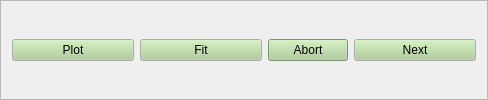
    <widget class="QFrame" name="frame">
     <property name="frameShape">
      <enum>QFrame::StyledPanel</enum>
     </property>
     <property name="frameShadow">
      <enum>QFrame::Raised</enum>
     </property>
     <layout class="QHBoxLayout" name="horizontalLayout">
      <item>
       <widget class="QPushButton" name="pushButton_plot">
        <property name="enabled">
         <bool>true</bool>
        </property>
        <property name="sizePolicy">
         <sizepolicy hsizetype="Expanding" vsizetype="Fixed">
          <horstretch>0</horstretch>
          <verstretch>0</verstretch>
         </sizepolicy>
        </property>
        <property name="minimumSize">
         <size>
          <width>122</width>
          <height>0</height>
         </size>
        </property>
        <property name="maximumSize">
         <size>
          <width>100000</width>
          <height>16777215</height>
         </size>
        </property>
        <property name="palette">
         <palette>
          <active>
           <colorrole role="Button">
            <brush brushstyle="SolidPattern">
             <color alpha="255">
              <red>171</red>
              <green>204</green>
              <blue>150</blue>
             </color>
            </brush>
           </colorrole>
          </active>
          <inactive>
           <colorrole role="Button">
            <brush brushstyle="SolidPattern">
             <color alpha="255">
              <red>171</red>
              <green>204</green>
              <blue>150</blue>
             </color>
            </brush>
           </colorrole>
          </inactive>
          <disabled>
           <colorrole role="Button">
            <brush brushstyle="SolidPattern">
             <color alpha="255">
              <red>171</red>
              <green>204</green>
              <blue>150</blue>
             </color>
            </brush>
           </colorrole>
          </disabled>
         </palette>
        </property>
        <property name="toolTip">
         <string>Click here to view/create data</string>
        </property>
        <property name="text">
         <string>Plot</string>
        </property>
        <property name="shortcut">
         <string/>
        </property>
       </widget>
      </item>
      <item>
       <widget class="QPushButton" name="pushButton_start">
        <property name="sizePolicy">
         <sizepolicy hsizetype="Expanding" vsizetype="Fixed">
          <horstretch>0</horstretch>
          <verstretch>0</verstretch>
         </sizepolicy>
        </property>
        <property name="minimumSize">
         <size>
          <width>122</width>
          <height>0</height>
         </size>
        </property>
        <property name="palette">
         <palette>
          <active>
           <colorrole role="Button">
            <brush brushstyle="SolidPattern">
             <color alpha="255">
              <red>171</red>
              <green>204</green>
              <blue>150</blue>
             </color>
            </brush>
           </colorrole>
          </active>
          <inactive>
           <colorrole role="Button">
            <brush brushstyle="SolidPattern">
             <color alpha="255">
              <red>171</red>
              <green>204</green>
              <blue>150</blue>
             </color>
            </brush>
           </colorrole>
          </inactive>
          <disabled>
           <colorrole role="Button">
            <brush brushstyle="SolidPattern">
             <color alpha="255">
              <red>171</red>
              <green>204</green>
              <blue>150</blue>
             </color>
            </brush>
           </colorrole>
          </disabled>
         </palette>
        </property>
        <property name="text">
         <string>Fit</string>
        </property>
       </widget>
      </item>
      <item>
       <widget class="QPushButton" name="pushButton_abort">
        <property name="sizePolicy">
         <sizepolicy hsizetype="Expanding" vsizetype="Fixed">
          <horstretch>0</horstretch>
          <verstretch>0</verstretch>
         </sizepolicy>
        </property>
        <property name="palette">
         <palette>
          <active>
           <colorrole role="WindowText">
            <brush brushstyle="SolidPattern">
             <color alpha="255">
              <red>0</red>
              <green>0</green>
              <blue>0</blue>
             </color>
            </brush>
           </colorrole>
           <colorrole role="Button">
            <brush brushstyle="SolidPattern">
             <color alpha="255">
              <red>171</red>
              <green>204</green>
              <blue>150</blue>
             </color>
            </brush>
           </colorrole>
           <colorrole role="Light">
            <brush brushstyle="SolidPattern">
             <color alpha="255">
              <red>245</red>
              <green>255</green>
              <blue>239</blue>
             </color>
            </brush>
           </colorrole>
           <colorrole role="Midlight">
            <brush brushstyle="SolidPattern">
             <color alpha="255">
              <red>208</red>
              <green>229</green>
              <blue>194</blue>
             </color>
            </brush>
           </colorrole>
           <colorrole role="Dark">
            <brush brushstyle="SolidPattern">
             <color alpha="255">
              <red>85</red>
              <green>102</green>
              <blue>75</blue>
             </color>
            </brush>
           </colorrole>
           <colorrole role="Mid">
            <brush brushstyle="SolidPattern">
             <color alpha="255">
              <red>114</red>
              <green>136</green>
              <blue>100</blue>
             </color>
            </brush>
           </colorrole>
           <colorrole role="Text">
            <brush brushstyle="SolidPattern">
             <color alpha="255">
              <red>0</red>
              <green>0</green>
              <blue>0</blue>
             </color>
            </brush>
           </colorrole>
           <colorrole role="BrightText">
            <brush brushstyle="SolidPattern">
             <color alpha="255">
              <red>255</red>
              <green>255</green>
              <blue>255</blue>
             </color>
            </brush>
           </colorrole>
           <colorrole role="ButtonText">
            <brush brushstyle="SolidPattern">
             <color alpha="255">
              <red>0</red>
              <green>0</green>
              <blue>0</blue>
             </color>
            </brush>
           </colorrole>
           <colorrole role="Base">
            <brush brushstyle="SolidPattern">
             <color alpha="255">
              <red>255</red>
              <green>255</green>
              <blue>255</blue>
             </color>
            </brush>
           </colorrole>
           <colorrole role="Window">
            <brush brushstyle="SolidPattern">
             <color alpha="255">
              <red>171</red>
              <green>204</green>
              <blue>150</blue>
             </color>
            </brush>
           </colorrole>
           <colorrole role="Shadow">
            <brush brushstyle="SolidPattern">
             <color alpha="255">
              <red>0</red>
              <green>0</green>
              <blue>0</blue>
             </color>
            </brush>
           </colorrole>
           <colorrole role="AlternateBase">
            <brush brushstyle="SolidPattern">
             <color alpha="255">
              <red>213</red>
              <green>229</green>
              <blue>202</blue>
             </color>
            </brush>
           </colorrole>
           <colorrole role="ToolTipBase">
            <brush brushstyle="SolidPattern">
             <color alpha="255">
              <red>255</red>
              <green>255</green>
              <blue>220</blue>
             </color>
            </brush>
           </colorrole>
           <colorrole role="ToolTipText">
            <brush brushstyle="SolidPattern">
             <color alpha="255">
              <red>0</red>
              <green>0</green>
              <blue>0</blue>
             </color>
            </brush>
           </colorrole>
          </active>
          <inactive>
           <colorrole role="WindowText">
            <brush brushstyle="SolidPattern">
             <color alpha="255">
              <red>0</red>
              <green>0</green>
              <blue>0</blue>
             </color>
            </brush>
           </colorrole>
           <colorrole role="Button">
            <brush brushstyle="SolidPattern">
             <color alpha="255">
              <red>171</red>
              <green>204</green>
              <blue>150</blue>
             </color>
            </brush>
           </colorrole>
           <colorrole role="Light">
            <brush brushstyle="SolidPattern">
             <color alpha="255">
              <red>245</red>
              <green>255</green>
              <blue>239</blue>
             </color>
            </brush>
           </colorrole>
           <colorrole role="Midlight">
            <brush brushstyle="SolidPattern">
             <color alpha="255">
              <red>208</red>
              <green>229</green>
              <blue>194</blue>
             </color>
            </brush>
           </colorrole>
           <colorrole role="Dark">
            <brush brushstyle="SolidPattern">
             <color alpha="255">
              <red>85</red>
              <green>102</green>
              <blue>75</blue>
             </color>
            </brush>
           </colorrole>
           <colorrole role="Mid">
            <brush brushstyle="SolidPattern">
             <color alpha="255">
              <red>114</red>
              <green>136</green>
              <blue>100</blue>
             </color>
            </brush>
           </colorrole>
           <colorrole role="Text">
            <brush brushstyle="SolidPattern">
             <color alpha="255">
              <red>0</red>
              <green>0</green>
              <blue>0</blue>
             </color>
            </brush>
           </colorrole>
           <colorrole role="BrightText">
            <brush brushstyle="SolidPattern">
             <color alpha="255">
              <red>255</red>
              <green>255</green>
              <blue>255</blue>
             </color>
            </brush>
           </colorrole>
           <colorrole role="ButtonText">
            <brush brushstyle="SolidPattern">
             <color alpha="255">
              <red>0</red>
              <green>0</green>
              <blue>0</blue>
             </color>
            </brush>
           </colorrole>
           <colorrole role="Base">
            <brush brushstyle="SolidPattern">
             <color alpha="255">
              <red>255</red>
              <green>255</green>
              <blue>255</blue>
             </color>
            </brush>
           </colorrole>
           <colorrole role="Window">
            <brush brushstyle="SolidPattern">
             <color alpha="255">
              <red>171</red>
              <green>204</green>
              <blue>150</blue>
             </color>
            </brush>
           </colorrole>
           <colorrole role="Shadow">
            <brush brushstyle="SolidPattern">
             <color alpha="255">
              <red>0</red>
              <green>0</green>
              <blue>0</blue>
             </color>
            </brush>
           </colorrole>
           <colorrole role="AlternateBase">
            <brush brushstyle="SolidPattern">
             <color alpha="255">
              <red>213</red>
              <green>229</green>
              <blue>202</blue>
             </color>
            </brush>
           </colorrole>
           <colorrole role="ToolTipBase">
            <brush brushstyle="SolidPattern">
             <color alpha="255">
              <red>255</red>
              <green>255</green>
              <blue>220</blue>
             </color>
            </brush>
           </colorrole>
           <colorrole role="ToolTipText">
            <brush brushstyle="SolidPattern">
             <color alpha="255">
              <red>0</red>
              <green>0</green>
              <blue>0</blue>
             </color>
            </brush>
           </colorrole>
          </inactive>
          <disabled>
           <colorrole role="WindowText">
            <brush brushstyle="SolidPattern">
             <color alpha="255">
              <red>85</red>
              <green>102</green>
              <blue>75</blue>
             </color>
            </brush>
           </colorrole>
           <colorrole role="Button">
            <brush brushstyle="SolidPattern">
             <color alpha="255">
              <red>171</red>
              <green>204</green>
              <blue>150</blue>
             </color>
            </brush>
           </colorrole>
           <colorrole role="Light">
            <brush brushstyle="SolidPattern">
             <color alpha="255">
              <red>245</red>
              <green>255</green>
              <blue>239</blue>
             </color>
            </brush>
           </colorrole>
           <colorrole role="Midlight">
            <brush brushstyle="SolidPattern">
             <color alpha="255">
              <red>208</red>
              <green>229</green>
              <blue>194</blue>
             </color>
            </brush>
           </colorrole>
           <colorrole role="Dark">
            <brush brushstyle="SolidPattern">
             <color alpha="255">
              <red>85</red>
              <green>102</green>
              <blue>75</blue>
             </color>
            </brush>
           </colorrole>
           <colorrole role="Mid">
            <brush brushstyle="SolidPattern">
             <color alpha="255">
              <red>114</red>
              <green>136</green>
              <blue>100</blue>
             </color>
            </brush>
           </colorrole>
           <colorrole role="Text">
            <brush brushstyle="SolidPattern">
             <color alpha="255">
              <red>85</red>
              <green>102</green>
              <blue>75</blue>
             </color>
            </brush>
           </colorrole>
           <colorrole role="BrightText">
            <brush brushstyle="SolidPattern">
             <color alpha="255">
              <red>255</red>
              <green>255</green>
              <blue>255</blue>
             </color>
            </brush>
           </colorrole>
           <colorrole role="ButtonText">
            <brush brushstyle="SolidPattern">
             <color alpha="255">
              <red>85</red>
              <green>102</green>
              <blue>75</blue>
             </color>
            </brush>
           </colorrole>
           <colorrole role="Base">
            <brush brushstyle="SolidPattern">
             <color alpha="255">
              <red>171</red>
              <green>204</green>
              <blue>150</blue>
             </color>
            </brush>
           </colorrole>
           <colorrole role="Window">
            <brush brushstyle="SolidPattern">
             <color alpha="255">
              <red>171</red>
              <green>204</green>
              <blue>150</blue>
             </color>
            </brush>
           </colorrole>
           <colorrole role="Shadow">
            <brush brushstyle="SolidPattern">
             <color alpha="255">
              <red>0</red>
              <green>0</green>
              <blue>0</blue>
             </color>
            </brush>
           </colorrole>
           <colorrole role="AlternateBase">
            <brush brushstyle="SolidPattern">
             <color alpha="255">
              <red>171</red>
              <green>204</green>
              <blue>150</blue>
             </color>
            </brush>
           </colorrole>
           <colorrole role="ToolTipBase">
            <brush brushstyle="SolidPattern">
             <color alpha="255">
              <red>255</red>
              <green>255</green>
              <blue>220</blue>
             </color>
            </brush>
           </colorrole>
           <colorrole role="ToolTipText">
            <brush brushstyle="SolidPattern">
             <color alpha="255">
              <red>0</red>
              <green>0</green>
              <blue>0</blue>
             </color>
            </brush>
           </colorrole>
          </disabled>
         </palette>
        </property>
        <property name="text">
         <string>Abort</string>
        </property>
       </widget>
      </item>
      <item>
       <widget class="QPushButton" name="pushButton_results">
        <property name="sizePolicy">
         <sizepolicy hsizetype="Expanding" vsizetype="Fixed">
          <horstretch>0</horstretch>
          <verstretch>0</verstretch>
         </sizepolicy>
        </property>
        <property name="minimumSize">
         <size>
          <width>122</width>
          <height>0</height>
         </size>
        </property>
        <property name="palette">
         <palette>
          <active>
           <colorrole role="Button">
            <brush brushstyle="SolidPattern">
             <color alpha="255">
              <red>171</red>
              <green>204</green>
              <blue>150</blue>
             </color>
            </brush>
           </colorrole>
          </active>
          <inactive>
           <colorrole role="Button">
            <brush brushstyle="SolidPattern">
             <color alpha="255">
              <red>171</red>
              <green>204</green>
              <blue>150</blue>
             </color>
            </brush>
           </colorrole>
          </inactive>
          <disabled>
           <colorrole role="Button">
            <brush brushstyle="SolidPattern">
             <color alpha="255">
              <red>171</red>
              <green>204</green>
              <blue>150</blue>
             </color>
            </brush>
           </colorrole>
          </disabled>
         </palette>
        </property>
        <property name="text">
         <string>Next</string>
        </property>
       </widget>
      </item>
     </layout>
    </widget>
